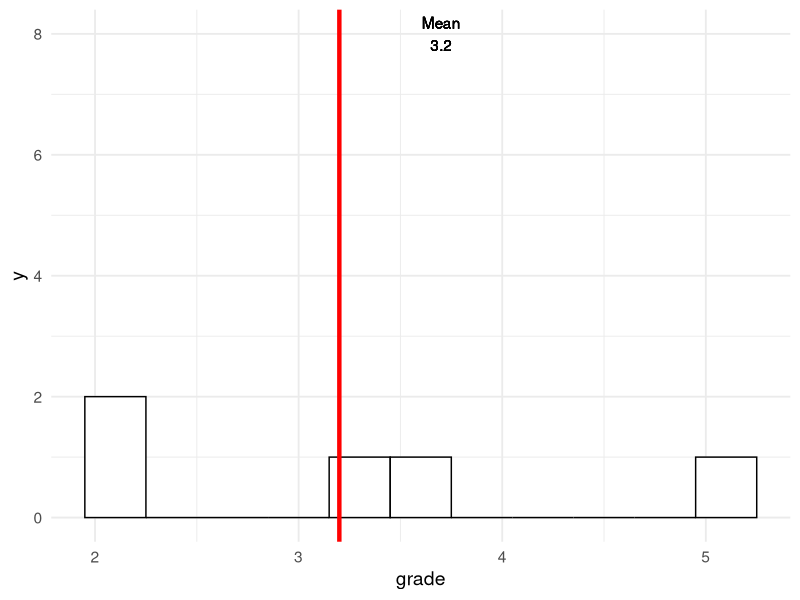

Generate this figure with R:
## ---- chunk 1
knitr::opts_chunk$set(echo = TRUE, warning = FALSE, message = FALSE)

## ---- chunk 2
#setup a list of (example) exam questions
exercises_exam <- list(
  "tstat2.Rnw",
  "ttest.Rnw",
  "relfreq.Rnw",
  "anova.Rnw",
  c("boxplots.Rnw", "scatterplot.Rnw"),
  "cholesky.Rnw"
)

## ---- chunk 3
#Fake example data
library(tidyverse)
exam_df <- tribble(
  ~ID, ~points,
   1, 57,
   2, 60,
   3, 84,
   4, 45,
   5, 82
)

exam_df <- exam_df  %>% 
  select(ID, points)
exam_df

## ---- chunk 4
#Give grades according to points
exam_df <- exam_df %>% 
  mutate(
    grade = (
      case_when(
        points >= 95 ~ 1.0,
        points >= 90 ~ 1.3,
        points >= 85 ~ 1.7,
        points >= 80 ~ 2.0,
        points >= 75 ~ 2.3,
        points >= 70 ~ 2.7,
        points >= 65 ~ 3.0,
        points >= 60 ~ 3.3,
        points >= 55 ~ 3.7,
        points >= 50 ~ 4.0,
        points <= 49 ~ 5.0
      )
    )
  )

exam_df
## ---- chunk 5
#Arrange and check if data preparation steps really worked
exam_df %>% 
  mutate(grade_system = grade * 100) %>%
  arrange(ID)
## ---- chunk 6
#Inspect the results visually
mean_grade <- exam_df %>% 
  pull(grade) %>% 
  mean() %>% 
  round(2)

#Plot it
ggplot(exam_df, aes(x=grade)) +
  geom_histogram(colour="black", fill="white", bins = 11)+
  geom_vline(xintercept=mean_grade, size=1.5, color="red")+
  geom_text(aes(x=mean_grade+0.5, label=paste0("Mean\n",mean_grade), y=8))+
  theme_minimal(base_size = 14)
